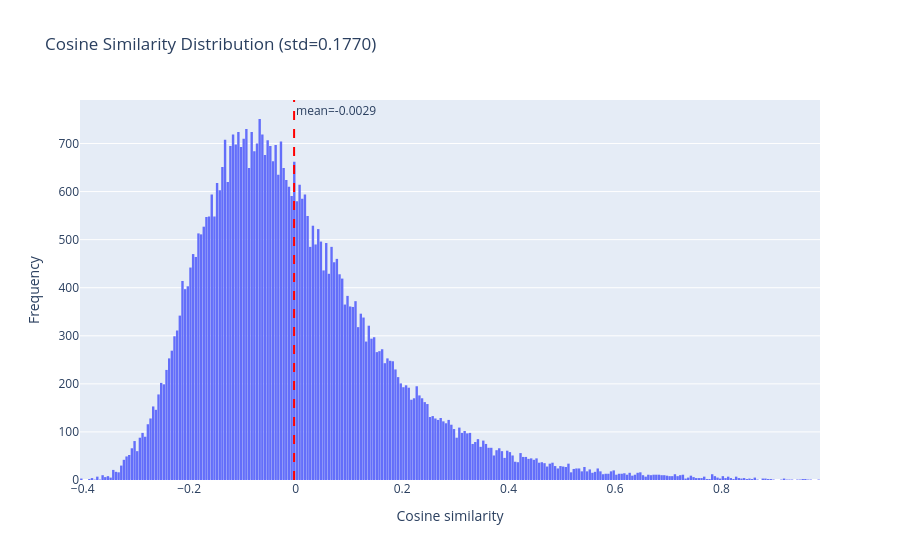

The code cell stored with this chart in its notebook:
### Markdown cell above
### Plot the similarity distribution

### Code cell
fig_sim = plot_similarity_distribution(values, mean_sim, std_sim)
fig_sim.show()

### Figure 1 — Plotly figure (JSON) as saved in the notebook; plotly's stock layout.template omitted (floating-point values rounded to 4 significant figures; data arrays with more than 128 entries replaced by an {"elided": "..."} marker saying what was removed)
{"data": [{"name": "Pairwise cosine similarity", "type": "histogram", "x": {"elided": "52003 float values"}}], "layout": {"annotations": [{"showarrow": false, "text": "mean=-0.0029", "x": -0.002859, "xanchor": "left", "xref": "x", "y": 1, "yanchor": "top", "yref": "y domain"}], "bargap": 0.1, "shapes": [{"line": {"color": "red", "dash": "dash"}, "type": "line", "x0": -0.002859, "x1": -0.002859, "xref": "x", "y0": 0, "y1": 1, "yref": "y domain"}], "title": {"text": "Cosine Similarity Distribution (std=0.1770)"}, "xaxis": {"title": {"text": "Cosine similarity"}}, "yaxis": {"title": {"text": "Frequency"}}}}
